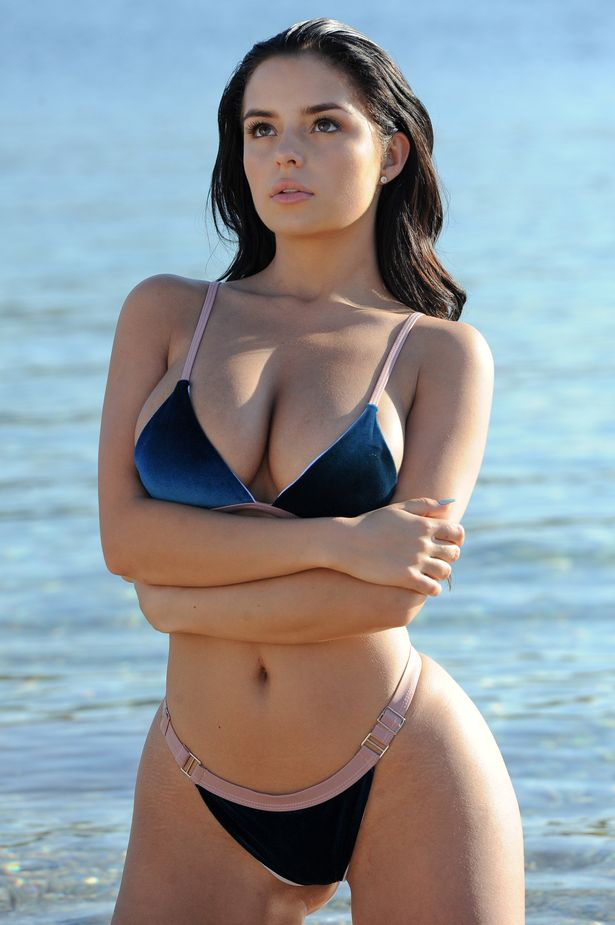
#> input picture 11Computer Vision with Python 3/7Introduction to Computer Vision using OpenCV/images/image.jpg, 615 x 925 px
$ python i15Contour_detection.py   (older library calls are emulated)
#> lines starting #> are read from the running program, lines starting #| are printed output that depends on the picture; after the words box and inside, x2 and y2 are one past the last pixel; in counts of white or black regions, pixels touching at a corner belong together
import cv2
img = cv2.imread('images/image.jpg')
#> img is the input picture: shape (925, 615, 3); mean B, G, R 156.1, 151.1, 144.3
gray = cv2.cvtColor(img,cv2.COLOR_BGR2GRAY)
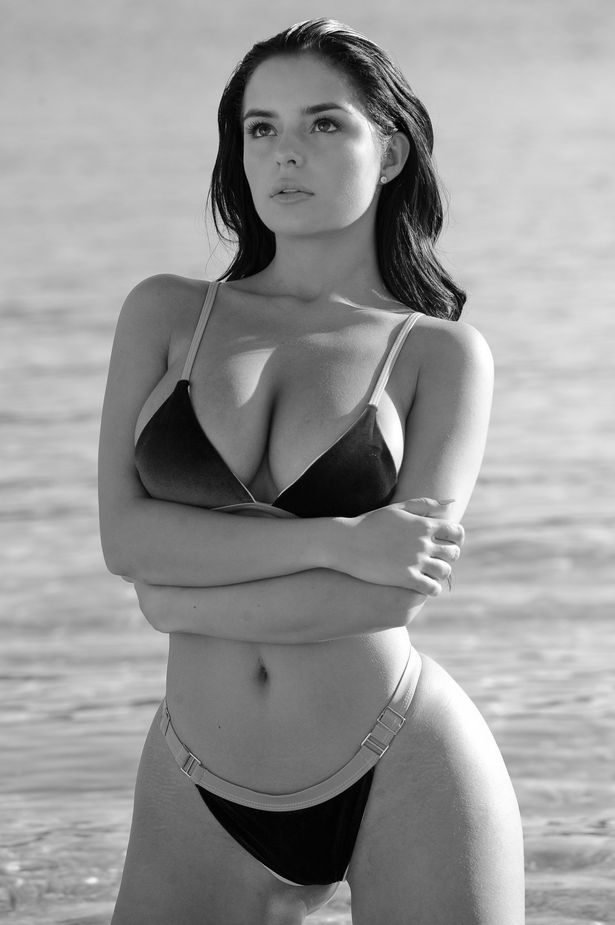
#> gray: shape (925, 615); min 0, max 255, mean 149.6
thresh_img = cv2.threshold(gray,127,255,0)
im, contours, hierarchy = cv2.findContours(thresh_img[1],cv2.RETR_TREE,cv2.CHAIN_APPROX_SIMPLE)
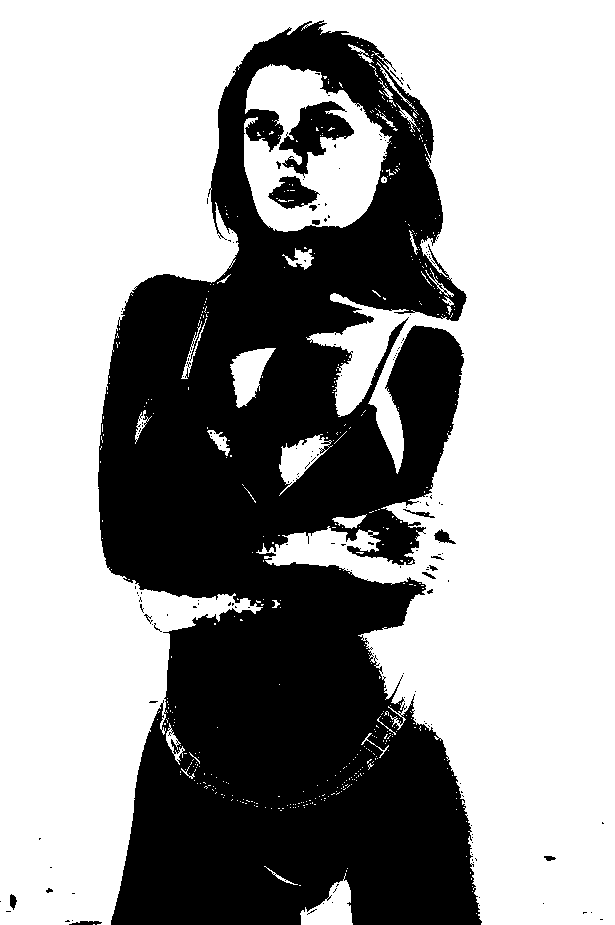
#> im: shape (925, 615); 62.3% white; 170 black regions (153 under 20 px)
#> contours = 868 contours, 823 with area under 20; largest, box (x1, y1, x2, y2) and area: (0, 0, 615, 925) 330064, (244, 64, 392, 232) 17104, (278, 100, 355, 177) 2662, (230, 348, 276, 408) 1386, (300, 873, 353, 925) 1364
cv2.drawContours(img, contours, -1, (255,0,0), 3)
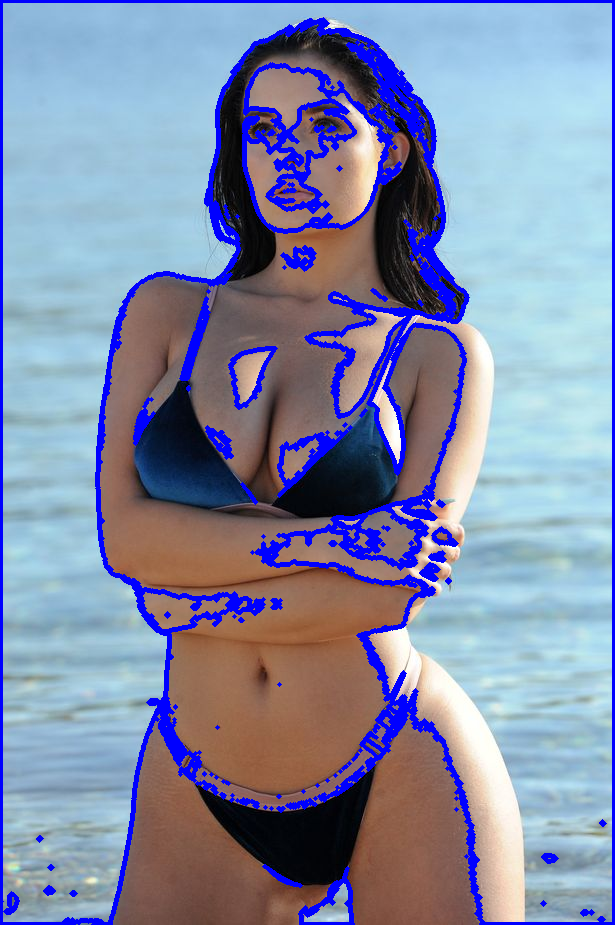
#> img: shape (925, 615, 3); 9.48% of pixels changed, all inside (x1, y1, x2, y2) = (0, 0, 615, 925)
# cv2.imwrite("contours.jpg", img)
cv2.imshow("contours", img)


cv2.waitKey(0)
cv2.destroyAllWindows()

$ run again, with 11Computer Vision with Python 3/7Introduction to Computer Vision using OpenCV/images/template.jpg copied over 11Computer Vision with Python 3/7Introduction to Computer Vision using OpenCV/images/image.jpg
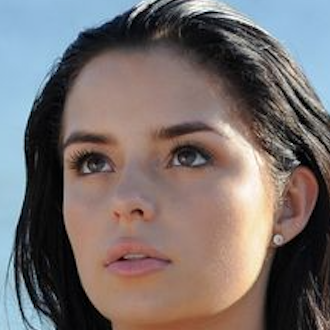
#> input picture 11Computer Vision with Python 3/7Introduction to Computer Vision using OpenCV/images/template.jpg, 330 x 330 px
#> img is the input picture: shape (330, 330, 3); mean B, G, R 108.3, 110, 119.1
#> `im, contours, hierarchy = cv2.findContours(thresh_img[1],cv2.RETR_TREE..`:
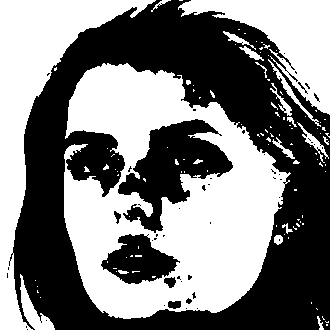
#> im: shape (330, 330); 49.9% white; 112 white regions (89 under 20 px)
#> contours = 190 contours, 162 with area under 20; largest, box (x1, y1, x2, y2) and area: (64, 63, 291, 319) 40313, (0, 0, 156, 330) 12226, (178, 0, 330, 115) 6674, (117, 118, 234, 234) 6186, (100, 233, 181, 285) 2458
#> `cv2.drawContours(img, contours, -1, (255,0,0), 3)`:
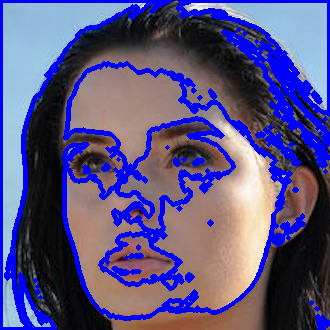
#> img: shape (330, 330, 3); mean B, G, R 133.9, 83.5, 90.7
